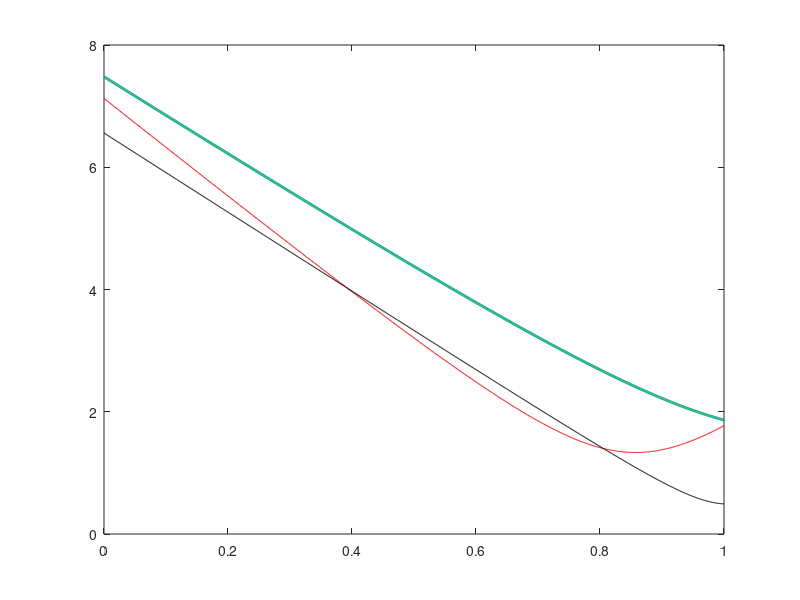

Write MATLAB code to recreate this figure.
clc 
clear all
P=.7;
Q=.4;
Vn=.1;
Vp=.6;
k2=.8;
i=1;

n=Vn/Vp;
              
k1=0:.001:1;
%                     k1(2)=(P-sqrt(3)*Q+sqrt(3)*Q*(1+n)*k2(k))/(P*(1+n));
%                     k1(3)=(P+sqrt(3)*Q-sqrt(3)*Q*(1+n)*k2(k))/(P*(1+n))
%                    

for j=1:1001
                        K1(j)=P/Vn*((n+1)*k1(j)-1);
                        K2(j)=Q/Vn*((n-1)*k2+1);
                        K3(j)=P/Vn*((n-1)*k1(j)+1);
                        K4(j)=Q/Vn*((n+1)*k2-1);
                        
                        Ia(j)=K1(j)^2+K2(j)^2;
                        Ib(j)=(-.5*K1(j)+sqrt(3)/2*K4(j))^2+(.5*K2(j)+sqrt(3)/2*K3(j))^2;
                        Ic(j)=(-.5*K1(j)-sqrt(3)/2*K4(j))^2+(.5*K2(j)-sqrt(3)/2*K3(j))^2;
                        
                        Imax(j)=sqrt(max(max(Ia(j),Ib(j)),Ic(j)));
end

figure
plot(k1,Imax,'LineWidth',2)
hold on
plot(k1,sqrt(Ia),'r')
plot(k1,sqrt(Ib),'g')
plot(k1,sqrt(Ic),'k')
